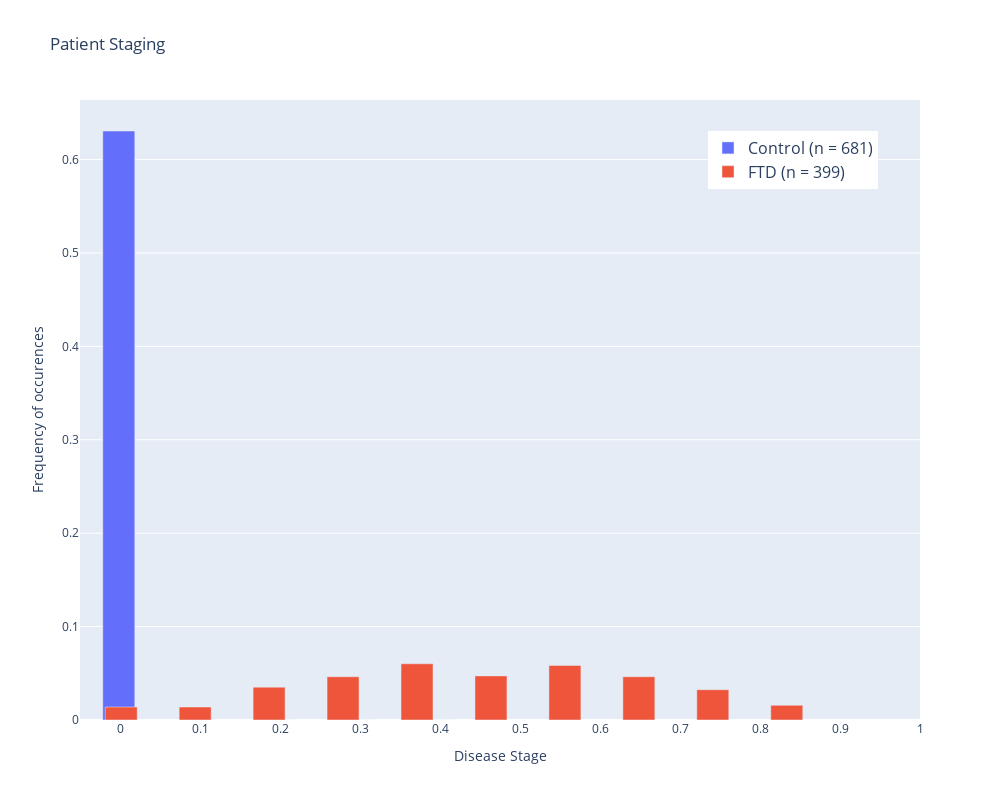

The cell this chart's notebook holds for it:
### Code cell
fig = patient_staging(S=S,
                      diagnosis=diagnosis, 
                      num_bins=10, 
                      bin_width=0.04)
fig

### Figure 1 — Plotly figure (JSON) as saved in the notebook; plotly's stock layout.template omitted (floating-point values rounded to 4 significant figures)
{"data": [{"name": "Control (n = 681)", "type": "bar", "width": [0.04, 0.04, 0.04, 0.04, 0.04, 0.04, 0.04, 0.04, 0.04, 0.04], "x": [-0.5, -0.4, -0.3, -0.2, -0.1, 0, 0.1, 0.2, 0.3, 0.4], "y": [0, 0, 0, 0, 0, 0.6306, 0, 0, 0, 0]}, {"name": "FTD (n = 399)", "type": "bar", "width": [0.04, 0.04, 0.04, 0.04, 0.04, 0.04, 0.04, 0.04, 0.04, 0.04], "x": [9.645e-07, 0.09244, 0.1849, 0.2773, 0.3698, 0.4622, 0.5546, 0.6471, 0.7395, 0.832], "y": [0.01389, 0.01389, 0.03519, 0.0463, 0.06019, 0.04722, 0.05833, 0.0463, 0.03241, 0.01574]}], "layout": {"autosize": false, "barmode": "group", "height": 800, "legend": {"font": {"size": 16}, "x": 0.95, "xanchor": "right", "y": 0.95, "yanchor": "top"}, "title": {"text": "Patient Staging"}, "width": 1000, "xaxis": {"dtick": 0.1, "range": [-0.05, 1], "tick0": 0, "tickmode": "linear", "title": {"text": "Disease Stage"}}, "yaxis": {"title": {"text": "Frequency of occurences"}}}}
